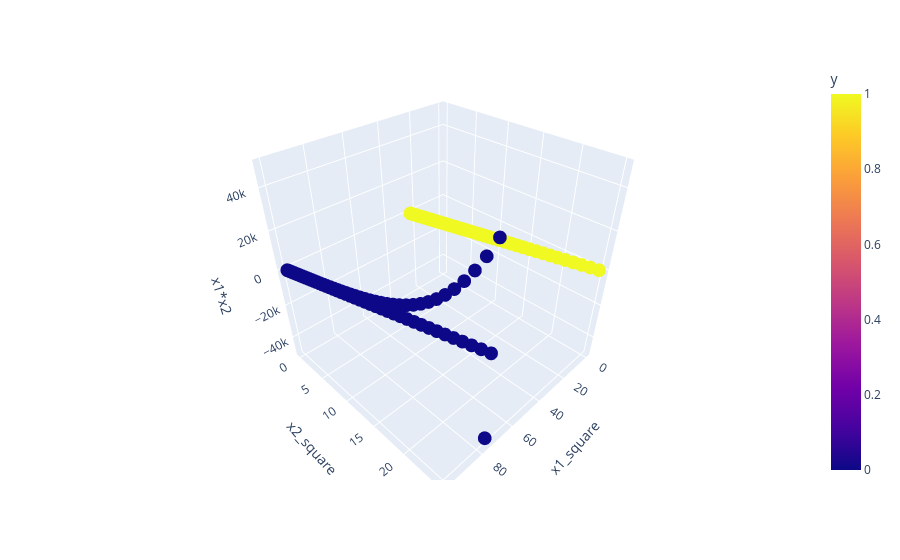

The notebook cell this image was saved under:
### Code cell
fig = px.scatter_3d(df, x="x1_square", y="x2_square", z="x1*x2", color="y")

fig.show()

### Figure 1 — Plotly figure (JSON) as saved in the notebook; plotly's stock layout.template omitted (floating-point values rounded to 4 significant figures; data arrays with more than 128 entries replaced by an {"elided": "..."} marker saying what was removed)
{"data": [{"hovertemplate": "x1_square=%{x}<br>x2_square=%{y}<br>x1*x2=%{z}<br>y=%{marker.color}<extra></extra>", "legendgroup": "", "marker": {"color": {"elided": "400 int values"}, "coloraxis": "coloraxis", "symbol": "circle"}, "mode": "markers", "name": "", "scene": "scene", "showlegend": false, "type": "scatter3d", "x": {"elided": "400 float values"}, "y": {"elided": "400 float values"}, "z": {"elided": "400 float values"}}], "layout": {"coloraxis": {"colorbar": {"title": {"text": "y"}}, "colorscale": [[0, "#0d0887"], [0.1111, "#46039f"], [0.2222, "#7201a8"], [0.3333, "#9c179e"], [0.4444, "#bd3786"], [0.5556, "#d8576b"], [0.6667, "#ed7953"], [0.7778, "#fb9f3a"], [0.8889, "#fdca26"], [1, "#f0f921"]]}, "legend": {"tracegroupgap": 0}, "margin": {"t": 60}, "scene": {"domain": {"x": [0, 1], "y": [0, 1]}, "xaxis": {"title": {"text": "x1_square"}}, "yaxis": {"title": {"text": "x2_square"}}, "zaxis": {"title": {"text": "x1*x2"}}}}}
